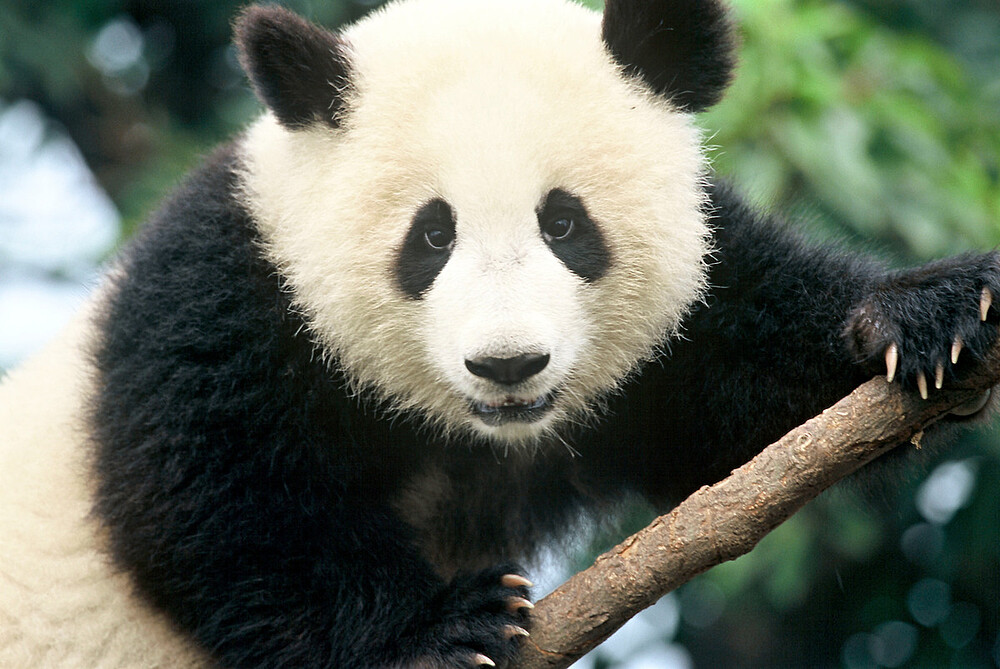
#> input picture bilde.jpg, 1000 x 669 px
$ python main.py
#> lines starting #> are read from the running program, lines starting #| are printed output that depends on the picture
from PIL import Image, ImageFilter
im = Image.open("bilde.jpg")
#> im is the input picture: PIL image 1000x669 RGB; mean R, G, B 102.8, 109.3, 96.6
print(im.format, im.size, im.mode)
#| JPEG (1000, 669) RGB
im.show()
izmers = (100, 69)
im.thumbnail(izmers)
#> im: PIL image 100x67 RGB
im.save("bilde-maza.jpg", im.format)
#im.show()
im = im.rotate(45)
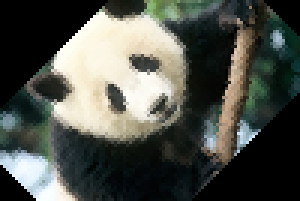
#> im: PIL image 100x67 RGB (shown 3 times larger); mean R, G, B 79.1, 82.2, 75.2
#rotate(20) rāda error.
#im.show()
r, g, b = im.split()
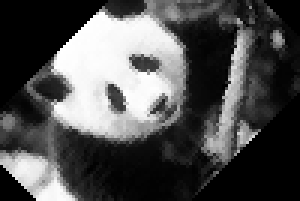
#> r: PIL image 100x67 L (shown 3 times larger); min 0, max 255, mean 79.1
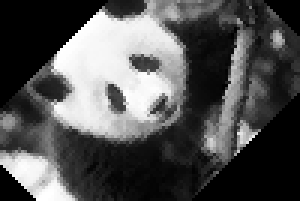
#> g: PIL image 100x67 L (shown 3 times larger); min 0, max 255, mean 82.2
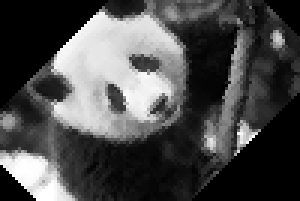
#> b: PIL image 100x67 L (shown 3 times larger); min 0, max 255, mean 75.2

#im = Image.merge("RGB", (g,r,b)). NESTRĀDĀ
#im.show()
im = im.filter(ImageFilter.CONTOUR)
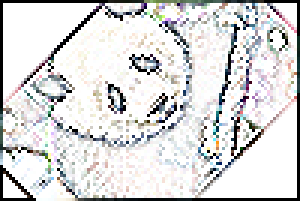
#> im: PIL image 100x67 RGB (shown 3 times larger); mean R, G, B 216.2, 216.2, 216.3
im = im.filter(ImageFilter.EDGE_ENHANCE)
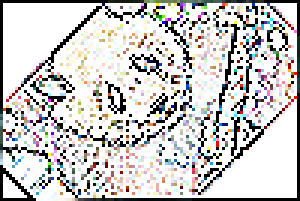
#> im: PIL image 100x67 RGB (shown 3 times larger); mean R, G, B 202.1, 200.2, 199.3
#im.show()
cropped = im.crop((1,2,100,50))
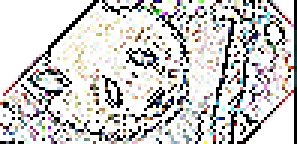
#> cropped: PIL image 99x48 RGB (shown 3 times larger); mean R, G, B 205.4, 203, 202
cropped.show()
